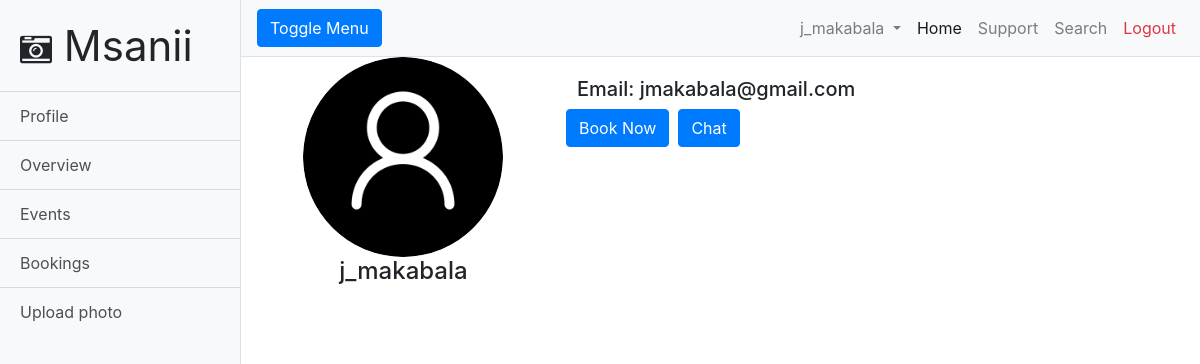
The page /model.php?id=3 (signed in) on the database as committed earlier.
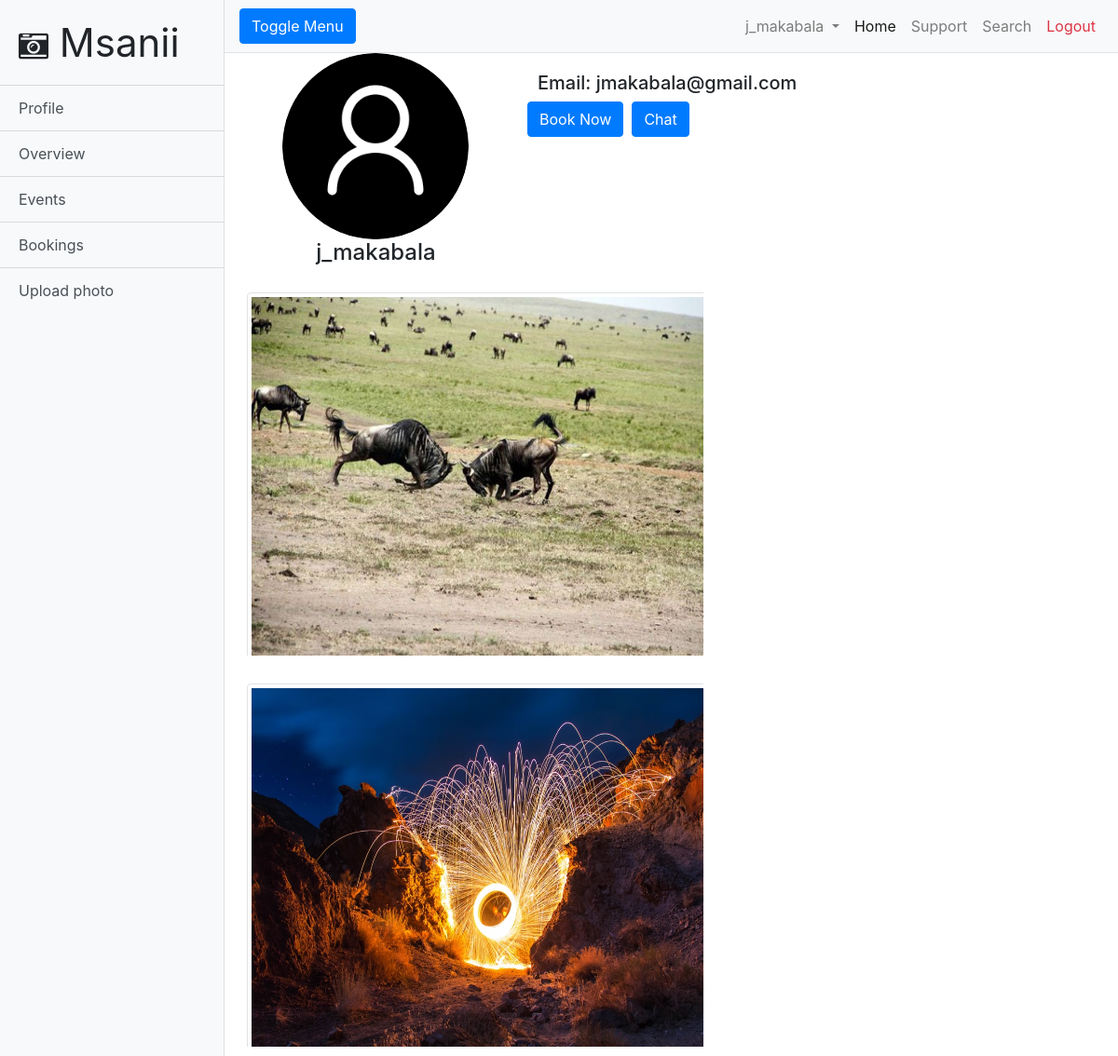
The same page on the database as committed later.
### tables this page shows
CREATE TABLE `model` (
  `model_id` int(11) NOT NULL,
  `first_name` text NOT NULL,
  `last_name` text NOT NULL,
  `username` text NOT NULL,
  `email` text NOT NULL,
  `password` text NOT NULL,
  `verified` text NOT NULL
);

CREATE TABLE `images` (
  `image_id` int(11) NOT NULL,
  `image_name` varchar(60) DEFAULT NULL,
  `location_id` int(11) DEFAULT NULL,
  `model_id` int(11) DEFAULT NULL,
  `photographer_id` int(11) DEFAULT NULL,
  `caption` text NOT NULL,
  `date_uploaded` timestamp NOT NULL DEFAULT current_timestamp()
);

### model.php (the view, shortened to what this page needs)
<!DOCTYPE html>
<html lang="en">
<head>
  <link href="vendor/bootstrap/css/bootstrap.min.css" rel="stylesheet">
  <link href="css/simple-sidebar.css" rel="stylesheet">
  <link rel="stylesheet" href="https://cdnjs.cloudflare.com/ajax/libs/font-awesome/4.7.0/css/font-awesome.min.css">
</head>
<body>
  <div class="d-flex" id="wrapper">
    <div class="bg-light border-right" id="sidebar-wrapper">
      <div class="sidebar-heading" style="font-size: 42px">
        <i class="fa fa-camera-retro" style="font-size: 32px"></i>&nbsp;Msanii
      </div>
      <div class="list-group list-group-flush">
        <a href="profile.php" class="list-group-item list-group-item-action bg-light">Profile</a>
        <a href="admin/dashboard.php" class="list-group-item list-group-item-action bg-light">Overview</a>
        <a href="events.php" class="list-group-item list-group-item-action bg-light">Events</a>
        <a href="booking.php" class="list-group-item list-group-item-action bg-light">Bookings</a>
        <a href="uploadPhoto.php" class="list-group-item list-group-item-action bg-light">Upload photo</a>
      </div>
    </div>
    <div id="page-content-wrapper">
      <nav class="navbar navbar-expand-lg navbar-light bg-light border-bottom">
        <button class="btn btn-primary" id="menu-toggle">Toggle Menu</button>
        <div class="collapse navbar-collapse" id="navbarSupportedContent">
          <ul class="navbar-nav ml-auto mt-2 mt-lg-0">
            <?php if (isset($_SESSION["username"])): ?>
            <li class="nav-item dropdown">
              <a class="nav-link dropdown-toggle" href="#" id="navbarDropdown" role="button" data-toggle="dropdown" aria-haspopup="true" aria-expanded="false">
                <?php echo $_SESSION["username"]; ?>
              </a>
            </li>
            <?php endif; ?>
            <li class="nav-item active">
              <a class="nav-link" href="index.php">Home<span class="sr-only">(current)</span></a>
            </li>
            <li class="nav-item">
              <a class="nav-link" href="#">Support</a>
            </li>
            <li class="nav-item">
              <a class="nav-link" href="search.php">Search</a>
            </li>
            <li class="nav-item">
              <a class="nav-link text-danger" href="logout.php">Logout</a>
            </li>
          </ul>
        </div>
      </nav>
      <div class="container-fluid" style="text-align: center">
        <?php
          require 'connect.php';
          echo "<div class=\"row\">";
          echo "<div class=\"col-md-4\">";
          $model_id = $_GET["id"];
          $sql = "SELECT * FROM model WHERE (model_id = '$model_id')";
          $result = $conn -> query($sql);
          if ($result -> num_rows > 0) {
          while ($row = $result -> fetch_assoc()) {
            $model_name = $row["username"];
            $sql = "SELECT image_name FROM profileimages WHERE username='".$row["username"]."'";
            $result1 = $conn -> query($sql);
            if($result1 -> num_rows > 0){
              while ($row2 = $result1 -> fetch_assoc()) {
                echo "<img id=\"profileImg\" src=\"profilePics/".$row2["image_name"]."\">";
              }
            }
            else{
              echo "<img id=\"profileImg\" src=\"assets/avatar.png\">";
            }
              echo "<h4>".$model_name."</h4>";
              echo "</div>";
              echo "<div class=\"col-md-8\" id=\"profile-info\">";
              echo "<h5>Email: ".$row["email"]."</h5>";
              echo "<div class=\"row\"><h5><a class=\"btn btn-primary\" href=\"booking.php?modelID=".$row["model_id"]."\">Book Now</a></h5>&nbsp;&nbsp;";
              echo "<h5><a class=\"btn btn-primary\" href=\"chat/public/index.php?name=".$row["username"]."\">Chat</a></h5></div>";
              echo "</div>";
              echo "</div>";
            }
          }
          echo "<div class=\"row\">";
          $sql = "SELECT * FROM images WHERE (model_id = '$model_id')";
          $result = $conn -> query($sql);
          if ($result -> num_rows > 0) {
            while ($row = $result -> fetch_assoc()) {
              echo "<div class=\"hoverImg\">";
              echo "<img class=\"img-thumbnail\" src = \"uploads/".$row["image_name"]."\" id=\"locImg\">";
              echo "</div>";
            }
          }
          echo "</div>"
         ?>
          </div>
        </div>
      </div>
</body>
</html>

### css/simple-sidebar.css (style rules this page uses)
body { overflow-x: hidden; }
#sidebar-wrapper { min-height: 100vh; margin-left: -15rem; -webkit-transition: margin .25s ease-out; -moz-transition: margin .25s ease-out; -o-transition: margin .25s ease-out; transition: margin .25s ease-out; }
#sidebar-wrapper .sidebar-heading { padding: 0.875rem 1.25rem; font-size: 1.2rem; }
#sidebar-wrapper .list-group { width: 15rem; }
#page-content-wrapper { min-width: 100vw; }
@media (min-width: 768px) { #sidebar-wrapper { margin-left: 0; } }
@media (min-width: 768px) { #page-content-wrapper { min-width: 0; width: 100%; } }

### model.php (style rules this page uses)
.row { display: flex; flex-wrap: wrap; padding: 0 4px; }
#locImg { width: 500px; height: 400px; margin: 10px; }
#profileImg { width : 200px; height: 200px; border-radius: 50%; }
#profile-info { margin-top: 20px; text-align: left; }
.hoverImg { position:relative; padding:0; display:block; width: 500px; height: 400px; margin: 10px; cursor:pointer; overflow:hidden; }

Rows that differ between the two databases and show on the page:
added images: image_name (picture)
added images: image_name (picture)
